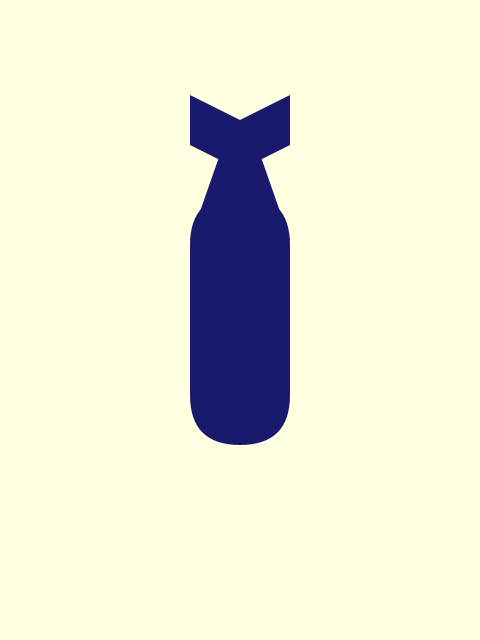
Frame 1 (no input)
Frame 2 (the mouse pressed at the canvas centre, redrawn once): identical to frame 1, image omitted

The Processing sketch that drew this single still picture (run headless with seeded random() and noise(); the mouse was pressed at the canvas centre and the sketch redrawn once):

// Processing sketch: dr_strangelove
// ── dr_strangelove.pde
// Manuale di Programmazione Cinematografica
// Daniele Olmisani, 2016

// Fistful of dollars

final color PAPER = color(255, 255, 225);
final color INK = color(25, 25, 110);

void setup() {
  size(480, 640);
  noLoop();
}

void draw() {
  
  translate(width/2.0, height/2.0);
  scale(1.0, -1.0);
  
  background(PAPER);
  
  fill(INK);
  noStroke();
  
  rectMode(CENTER);
  rect(0, 0, 100, 250, 150, 150, 150, 150);
  translate(0, 80);
  quad(-50, 0, 50, 0, 15, 100, -15, 100);
  translate(0, 70);
  quad(0, 0, 0, 50,  50, 75,  50, 25);
  quad(0, 0, 0, 50, -50, 75, -50, 25);
  
  save("dr-strangelove.png");
}
